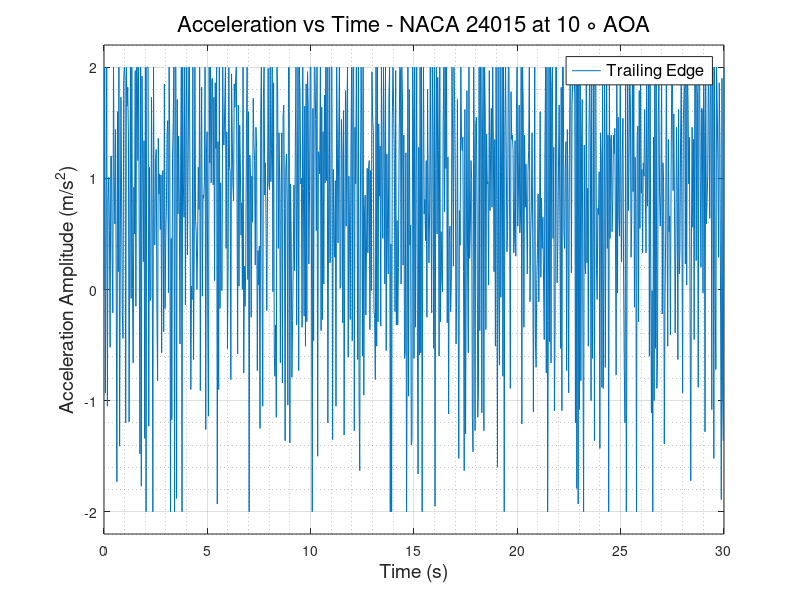
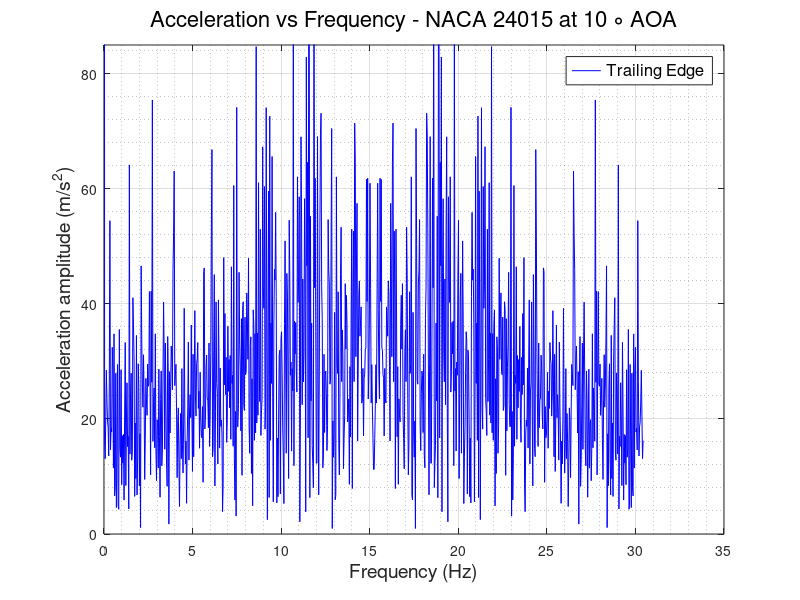

MATLAB code for these plots, in order:
clc
clear
close all
%% READING ACCELEROMETER DATA and defining Variables
                      % TRAILING EDGE %
data   = xlsread('TE_600rpm.csv');
TE_time   = data(:,1);
TE_X_acc  = data(:,2);
TE_Y_acc  = data(:,3);
TE_Z_acc  = data(:,4);
TE_R_acc  = sqrt(TE_X_acc.^2 + TE_Y_acc.^2 + TE_Z_acc.^2);
% plot(TE_time,TE_R_acc)
N      = numel(TE_time);
Ts     = abs(diff(TE_time(1:2)));
fs     = 1/Ts;
f_axis = [0:N-1]*fs/N;
A_freq_TE = fft(TE_Z_acc);
figure(1)
plot(TE_time, TE_Z_acc)
grid on
grid minor
xlabel('Time (s)','FontSize',14,'FontWeight','normal')
ylabel('Acceleration Amplitude (m/s^2)','FontSize',14,'FontWeight','normal')
legend ('Trailing Edge','FontSize',12,'FontWeight','normal')
title('Acceleration vs Time - NACA 24015 at 10 \circ AOA','FontSize',16,'FontWeight','normal')
ylim([-2.2 2.2])
figure(2)
plot(f_axis,abs(A_freq_TE),'-b','LineWidth',0.5)
grid on 
grid minor
ylabel('Acceleration amplitude (m/s^2)','FontSize',14,'FontWeight','normal')
xlabel('Frequency (Hz)','FontSize',14,'FontWeight','normal')
ylim([0 85])
legend ('Trailing Edge','FontSize',12,'FontWeight','normal')
title('Acceleration vs Frequency - NACA 24015 at 10 \circ AOA','FontSize',16,'FontWeight','normal')
